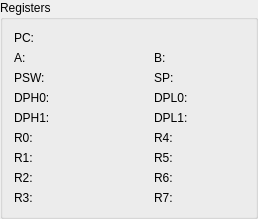
            <widget class="QGroupBox" name="groupBox_8">
             <property name="minimumSize">
              <size>
               <width>131</width>
               <height>0</height>
              </size>
             </property>
             <property name="title">
              <string>Registers</string>
             </property>
             <layout class="QGridLayout" name="gridLayout_2">
              <item row="1" column="2" colspan="3">
               <widget class="QLabel" name="REG_A">
                <property name="minimumSize">
                 <size>
                  <width>50</width>
                  <height>0</height>
                 </size>
                </property>
                <property name="text">
                 <string/>
                </property>
               </widget>
              </item>
              <item row="3" column="5">
               <widget class="QLabel" name="label_15">
                <property name="text">
                 <string>DPL0:</string>
                </property>
               </widget>
              </item>
              <item row="3" column="6">
               <widget class="QLabel" name="REG_DPL0">
                <property name="minimumSize">
                 <size>
                  <width>50</width>
                  <height>0</height>
                 </size>
                </property>
                <property name="text">
                 <string/>
                </property>
               </widget>
              </item>
              <item row="8" column="0">
               <widget class="QLabel" name="label_7">
                <property name="text">
                 <string>R3:</string>
                </property>
               </widget>
              </item>
              <item row="4" column="5">
               <widget class="QLabel" name="label_16">
                <property name="text">
                 <string>DPL1:</string>
                </property>
               </widget>
              </item>
              <item row="4" column="6">
               <widget class="QLabel" name="REG_DPL1">
                <property name="minimumSize">
                 <size>
                  <width>50</width>
                  <height>0</height>
                 </size>
                </property>
                <property name="text">
                 <string/>
                </property>
               </widget>
              </item>
              <item row="1" column="0">
               <widget class="QLabel" name="label_2">
                <property name="text">
                 <string>A:</string>
                </property>
               </widget>
              </item>
              <item row="0" column="0">
               <widget class="QLabel" name="label">
                <property name="text">
                 <string>PC:</string>
                </property>
               </widget>
              </item>
              <item row="1" column="6">
               <widget class="QLabel" name="REG_B">
                <property name="text">
                 <string/>
                </property>
               </widget>
              </item>
              <item row="2" column="5">
               <widget class="QLabel" name="label_13">
                <property name="text">
                 <string>SP:</string>
                </property>
               </widget>
              </item>
              <item row="2" column="6">
               <widget class="QLabel" name="REG_SP">
                <property name="minimumSize">
                 <size>
                  <width>50</width>
                  <height>0</height>
                 </size>
                </property>
                <property name="text">
                 <string/>
                </property>
               </widget>
              </item>
              <item row="5" column="0">
               <widget class="QLabel" name="label_4">
                <property name="text">
                 <string>R0:</string>
                </property>
               </widget>
              </item>
              <item row="5" column="2" colspan="2">
               <widget class="QLabel" name="REG_R0">
                <property name="minimumSize">
                 <size>
                  <width>50</width>
                  <height>0</height>
                 </size>
                </property>
                <property name="text">
                 <string/>
                </property>
               </widget>
              </item>
              <item row="5" column="5">
               <widget class="QLabel" name="label_8">
                <property name="text">
                 <string>R4:</string>
                </property>
               </widget>
              </item>
              <item row="5" column="6">
               <widget class="QLabel" name="REG_R4">
                <property name="minimumSize">
                 <size>
                  <width>50</width>
                  <height>0</height>
                 </size>
                </property>
                <property name="text">
                 <string/>
                </property>
               </widget>
              </item>
              <item row="6" column="0">
               <widget class="QLabel" name="label_5">
                <property name="text">
                 <string>R1:</string>
                </property>
               </widget>
              </item>
              <item row="6" column="1" colspan="2">
               <widget class="QLabel" name="REG_R1">
                <property name="minimumSize">
                 <size>
                  <width>50</width>
                  <height>0</height>
                 </size>
                </property>
                <property name="text">
                 <string/>
                </property>
               </widget>
              </item>
              <item row="6" column="5">
               <widget class="QLabel" name="label_9">
                <property name="text">
                 <string>R5:</string>
                </property>
               </widget>
              </item>
              <item row="6" column="6">
               <widget class="QLabel" name="REG_R5">
                <property name="minimumSize">
                 <size>
                  <width>50</width>
                  <height>0</height>
                 </size>
                </property>
                <property name="text">
                 <string/>
                </property>
               </widget>
              </item>
              <item row="7" column="0">
               <widget class="QLabel" name="label_6">
                <property name="text">
                 <string>R2:</string>
                </property>
               </widget>
              </item>
              <item row="7" column="1" colspan="2">
               <widget class="QLabel" name="REG_R2">
                <property name="minimumSize">
                 <size>
                  <width>50</width>
                  <height>0</height>
                 </size>
                </property>
                <property name="text">
                 <string/>
                </property>
               </widget>
              </item>
              <item row="7" column="6">
               <widget class="QLabel" name="REG_R6">
                <property name="minimumSize">
                 <size>
                  <width>50</width>
                  <height>0</height>
                 </size>
                </property>
                <property name="text">
                 <string/>
                </property>
               </widget>
              </item>
              <item row="8" column="1" colspan="2">
               <widget class="QLabel" name="REG_R3">
                <property name="minimumSize">
                 <size>
                  <width>50</width>
                  <height>0</height>
                 </size>
                </property>
                <property name="text">
                 <string/>
                </property>
               </widget>
              </item>
              <item row="8" column="5">
               <widget class="QLabel" name="label_11">
                <property name="text">
                 <string>R7:</string>
                </property>
               </widget>
              </item>
              <item row="8" column="6">
               <widget class="QLabel" name="REG_R7">
                <property name="minimumSize">
                 <size>
                  <width>50</width>
                  <height>0</height>
                 </size>
                </property>
                <property name="text">
                 <string/>
                </property>
               </widget>
              </item>
              <item row="4" column="2" colspan="2">
               <widget class="QLabel" name="REG_DPH1">
                <property name="minimumSize">
                 <size>
                  <width>50</width>
                  <height>0</height>
                 </size>
                </property>
                <property name="text">
                 <string/>
                </property>
               </widget>
              </item>
              <item row="7" column="5">
               <widget class="QLabel" name="label_10">
                <property name="text">
                 <string>R6:</string>
                </property>
               </widget>
              </item>
              <item row="1" column="5">
               <widget class="QLabel" name="label_3">
                <property name="text">
                 <string>B:</string>
                </property>
               </widget>
              </item>
              <item row="2" column="0">
               <widget class="QLabel" name="label_12">
                <property name="text">
                 <string>PSW:</string>
                </property>
               </widget>
              </item>
              <item row="2" column="2" colspan="3">
               <widget class="QLabel" name="REG_PSW">
                <property name="minimumSize">
                 <size>
                  <width>50</width>
                  <height>0</height>
                 </size>
                </property>
                <property name="text">
                 <string/>
                </property>
               </widget>
              </item>
              <item row="0" column="1" colspan="6">
               <widget class="QLabel" name="REG_PC">
                <property name="text">
                 <string/>
                </property>
               </widget>
              </item>
              <item row="3" column="2" colspan="3">
               <widget class="QLabel" name="REG_DPH0">
                <property name="minimumSize">
                 <size>
                  <width>50</width>
                  <height>0</height>
                 </size>
                </property>
                <property name="maximumSize">
                 <size>
                  <width>16777215</width>
                  <height>16777215</height>
                 </size>
                </property>
                <property name="text">
                 <string/>
                </property>
               </widget>
              </item>
              <item row="3" column="0" colspan="2">
               <widget class="QLabel" name="label_14">
                <property name="text">
                 <string>DPH0:</string>
                </property>
               </widget>
              </item>
              <item row="4" column="0" colspan="2">
               <widget class="QLabel" name="label_17">
                <property name="text">
                 <string>DPH1:</string>
                </property>
               </widget>
              </item>
             </layout>
            </widget>
